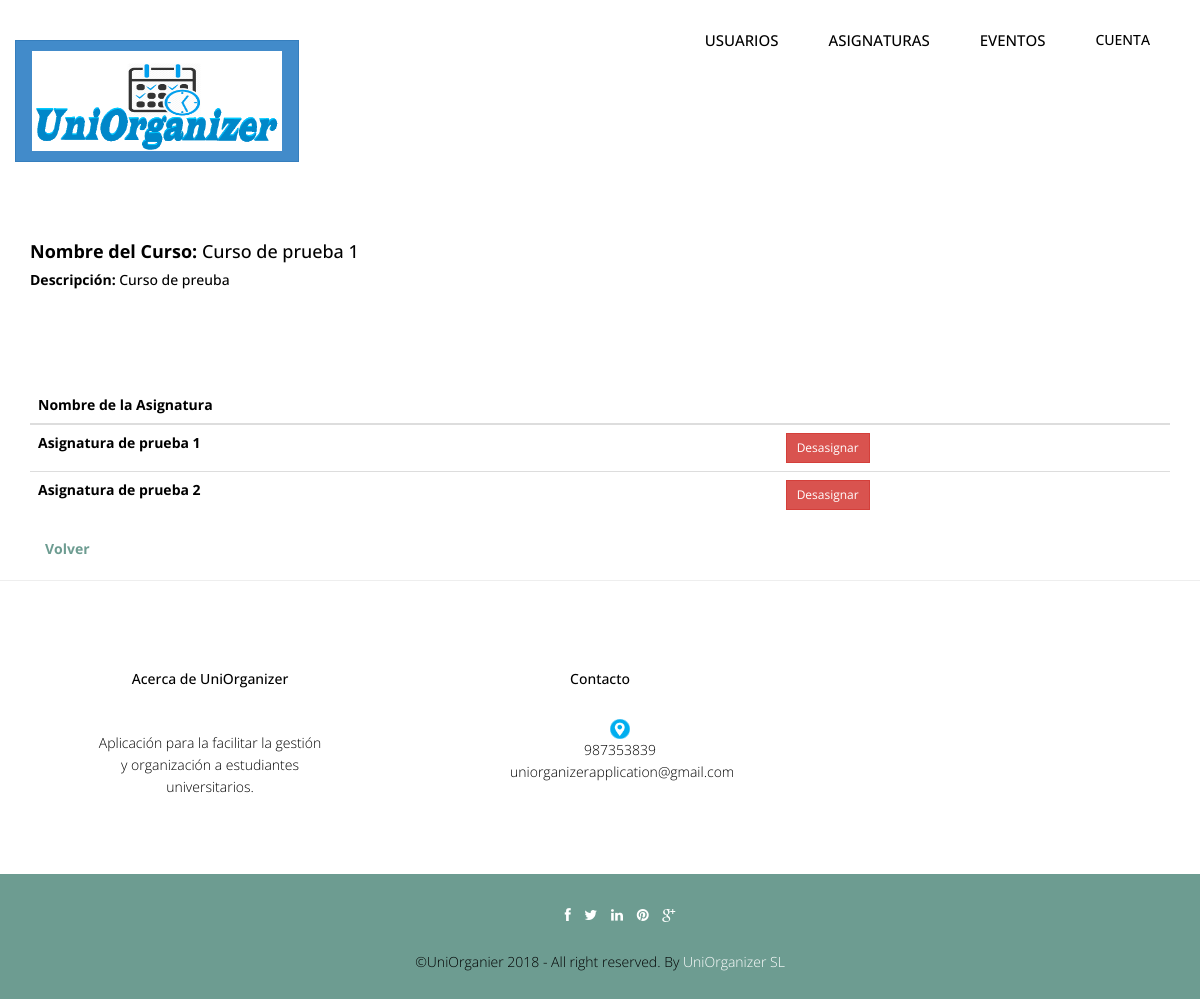
Page /Controllers/CURSO_Controller.php?accion=ver&id=1 (signed in) on the committed database.
### tables this page shows
CREATE TABLE `curso` (
  `idCurso` int(10) NOT NULL,
  `nombreCurso` varchar(45) NOT NULL,
  `descripcionCurso` varchar(100) DEFAULT NULL,
  `idCalendario` int(10) NOT NULL
);

CREATE TABLE `asignatura_curso` (
  `idCurso` int(10) NOT NULL,
  `idAsignatura` int(10) NOT NULL
);

CREATE TABLE `asignatura` (
  `idAsignatura` int(10) NOT NULL,
  `nombreAsignatura` varchar(200) NOT NULL
);

### Models/CURSO_Model.php (called while the page is built, shortened)
<?php
include '../Functions/LibraryFunctions.php';
class CURSO_Model {
    function ConectarBD() {
        $this->mysqli = new mysqli("localhost", "root", "", "uniorganizer");
    }
    function obtenerCursoDetalle($id) {
        $sql = "SELECT * FROM curso WHERE idCurso='" . $id . "'";
        if (!($resultado = $this->mysqli->query($sql))) {
            return 'Error en la consulta sobre la base de datos.';
        } else {
            return $resultado->fetch_array();
        }
    }
    function obtenerRelacion_CursoAsignaturas($idCurso) {
        $sql = "SELECT *
				FROM asignatura_curso AC, asignatura A
				WHERE AC.idAsignatura=A.idAsignatura AND AC.idCurso='" . $idCurso . "'
				GROUP BY AC.idAsignatura;";
        if (!($resultado = $this->mysqli->query($sql))) {
            return 'Error en la consulta sobre la base de datos.';
        } else {
            $toret = array();
            $i = 0;
            while ($fila = $resultado->fetch_array()) {
                $toret[$i] = $fila;
                $i++;
            }
            return $toret;
        }
    }
}
?>

### Views/CURSO_SHOW_Vista.php (the view, shortened to what this page needs)
<?php
class CURSO_SHOW {
    private $datos;
    private $volver;
    function __construct($array, $volver) {
        $this->datos = $array;
        $this->volver = $volver;
        $this->render();
    }
    function render() {
		?>
        <div class="container">
				<h4><b><?php echo $strings['nombreCurso']; ?>: </b><?php echo $this->datos['curso']['nombreCurso'] ; ?></h4>
				<h5><b><?php echo $strings['descripcionCurso']; ?>: </b><?php echo $this->datos['curso']['descripcionCurso']; ?></h5>
        <br><br><br><br>
        <table class="table">
			  <thead class="thead-dark">
				<tr>
				  <th scope="col"><?php echo $strings['nombreAsignatura']; ?></th>
				  <th scope="col"></th>
				</tr>
			  </thead><tbody>
			  <?php
        foreach ($this->datos['asignaturas'] as $valor) {
			?>
            <tr>
            <th><?php echo $valor['nombreAsignatura']; ?></th>
            <td><a href="?accion=desasignar&idCurso=<?php echo $_GET["id"]; ?>&idAsignatura=<?php echo  $valor['idAsignatura']; ?>"><button type="button" class="btn btn-danger btn-sm">Desasignar</button></a></td>
            </tr><?php
        }
		?>
        </tbody>
			</table>
			<a class="form-link" href="<?php echo $this->volver; ?>"><?php echo $strings['Volver']; ?></a>
			 </div>
		<?php
        include '../Views/footer.php';
    }
}
?>

### css/style.css (style rules this page uses)
body { font-family:'Open Sans', Arial, sans-serif; font-size:14px; font-weight:300; line-height:1.6em; color:#000; background-color:#fff; }
hi,h2,h3,h4,h5,h6 { color:#000; line-height:1.1em; }
.link-list ul,li,a { color:#000; list-style:none; }
.form-link { font-weight:bold; color: #6D9C91 !important; margin-left: 15px; }

### css/overwrite.css (style rules this page uses)
.btn { text-shadow: none; background-image:none; border-color: none; border-bottom-color: none; -webkit-box-shadow: none; -moz-box-shadow: none; box-shadow: none; }
.btn { outline:0; -webkit-border-radius: 0; -moz-border-radius: 0; border-radius: 0; }
.btn-sm { -webkit-border-radius: 0; -moz-border-radius: 0; border-radius: 0; }

### rows in the picture
curso: nombreCurso "Curso de prueba 1", descripcionCurso "Curso de preuba"
asignatura_curso: idAsignatura.nombreAsignatura "Asignatura de prueba 1"
asignatura_curso: idAsignatura.nombreAsignatura "Asignatura de prueba 2"

### other values in the picture
$strings['Cuenta'] "CUENTA"
$strings['nombreCurso'] "Nombre del Curso"
$strings['descripcionCurso'] "Descripción"
$strings['nombreAsignatura'] "Nombre de la Asignatura"
$strings['Volver'] "Volver"
